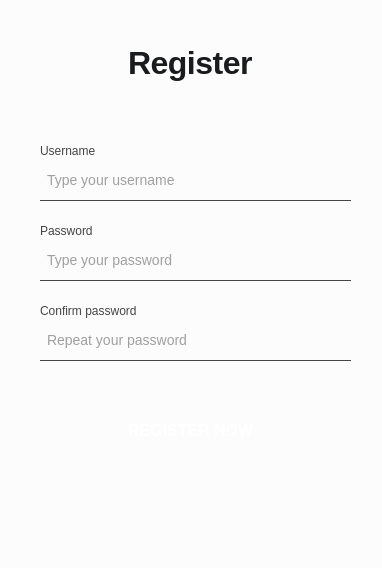
<?xml version="1.0" encoding="UTF-8"?>
<ui version="4.0">
 <class>MainWindow</class>
 <widget class="QMainWindow" name="MainWindow">
  <property name="enabled">
   <bool>true</bool>
  </property>
  <property name="geometry">
   <rect>
    <x>0</x>
    <y>0</y>
    <width>382</width>
    <height>568</height>
   </rect>
  </property>
  <property name="sizePolicy">
   <sizepolicy hsizetype="Fixed" vsizetype="Fixed">
    <horstretch>0</horstretch>
    <verstretch>0</verstretch>
   </sizepolicy>
  </property>
  <property name="minimumSize">
   <size>
    <width>382</width>
    <height>568</height>
   </size>
  </property>
  <property name="maximumSize">
   <size>
    <width>382</width>
    <height>568</height>
   </size>
  </property>
  <property name="windowTitle">
   <string>ProductManager</string>
  </property>
  <property name="styleSheet">
   <string notr="true">background-color: rgb(252, 252, 252);</string>
  </property>
  <widget class="QWidget" name="centralwidget">
   <property name="styleSheet">
    <string notr="true"/>
   </property>
   <widget class="QLabel" name="lbl_username">
    <property name="geometry">
     <rect>
      <x>40</x>
      <y>140</y>
      <width>81</width>
      <height>21</height>
     </rect>
    </property>
    <property name="styleSheet">
     <string notr="true">font-size: 12px;
color: #444;</string>
    </property>
    <property name="text">
     <string>Username</string>
    </property>
   </widget>
   <widget class="QLabel" name="lbl_password">
    <property name="geometry">
     <rect>
      <x>40</x>
      <y>220</y>
      <width>81</width>
      <height>21</height>
     </rect>
    </property>
    <property name="styleSheet">
     <string notr="true">font-size: 12px;
color: #444;</string>
    </property>
    <property name="text">
     <string>Password</string>
    </property>
   </widget>
   <widget class="QPushButton" name="btn_register">
    <property name="geometry">
     <rect>
      <x>10</x>
      <y>410</y>
      <width>361</width>
      <height>41</height>
     </rect>
    </property>
    <property name="styleSheet">
     <string notr="true">QPushButton {
background-color: qlineargradient(spread:pad, x1:0, y1:0.5, x2:1, y2:0.5,
                                    stop:0 #00d4ff, stop:1 #ff00d4);
border-radius: 20px;
color: white;
font-size: 16px;
font-weight: bold;
padding: 5px;
}

QPushButton:hover {
background-color: qlineargradient(spread:pad, x1:0, y1:0.5, x2:1, y2:0.5,
                                            stop:0 #00c3e0, stop:1 #e000c3);
}

QPushButton:pressed {
background-color: qlineargradient(spread:pad, x1:0, y1:0.5, x2:1, y2:0.5,
                                      stop:0 #009bb8, stop:1 #b0009b);
}</string>
    </property>
    <property name="text">
     <string>REGISTER NOW</string>
    </property>
   </widget>
   <widget class="QLineEdit" name="le_password">
    <property name="geometry">
     <rect>
      <x>40</x>
      <y>240</y>
      <width>311</width>
      <height>41</height>
     </rect>
    </property>
    <property name="styleSheet">
     <string notr="true">border: none;
border-bottom: 1px solid #444;
font-size: 14px;
color: #444;
padding: 5px;

</string>
    </property>
    <property name="echoMode">
     <enum>QLineEdit::EchoMode::Password</enum>
    </property>
    <property name="placeholderText">
     <string>Type your password</string>
    </property>
   </widget>
   <widget class="QLineEdit" name="le_username">
    <property name="geometry">
     <rect>
      <x>40</x>
      <y>160</y>
      <width>311</width>
      <height>41</height>
     </rect>
    </property>
    <property name="styleSheet">
     <string notr="true">border: none;
border-bottom: 1px solid #444;
font-size: 14px;
color: #444;
padding: 5px;

</string>
    </property>
    <property name="placeholderText">
     <string>Type your username</string>
    </property>
   </widget>
   <widget class="QLineEdit" name="le_confirm_password">
    <property name="geometry">
     <rect>
      <x>40</x>
      <y>320</y>
      <width>311</width>
      <height>41</height>
     </rect>
    </property>
    <property name="styleSheet">
     <string notr="true">border: none;
border-bottom: 1px solid #444;
font-size: 14px;
color: #444;
padding: 5px;

</string>
    </property>
    <property name="text">
     <string/>
    </property>
    <property name="echoMode">
     <enum>QLineEdit::EchoMode::Password</enum>
    </property>
    <property name="placeholderText">
     <string>Repeat your password</string>
    </property>
   </widget>
   <widget class="QLabel" name="lbl_confirm_password">
    <property name="geometry">
     <rect>
      <x>40</x>
      <y>300</y>
      <width>111</width>
      <height>21</height>
     </rect>
    </property>
    <property name="styleSheet">
     <string notr="true">font-size: 12px;
color: #444;</string>
    </property>
    <property name="text">
     <string>Confirm password</string>
    </property>
   </widget>
   <widget class="QWidget" name="layoutWidget">
    <property name="geometry">
     <rect>
      <x>10</x>
      <y>40</y>
      <width>360</width>
      <height>69</height>
     </rect>
    </property>
    <layout class="QHBoxLayout" name="horizontalLayout">
     <item>
      <spacer name="horizontalSpacer_2">
       <property name="orientation">
        <enum>Qt::Orientation::Horizontal</enum>
       </property>
       <property name="sizeHint" stdset="0">
        <size>
         <width>108</width>
         <height>20</height>
        </size>
       </property>
      </spacer>
     </item>
     <item>
      <widget class="QLabel" name="lbl_register">
       <property name="styleSheet">
        <string notr="true">color: #1A1B1F;
font-family: 'Inter', -apple-system, BlinkMacSystemFont, 'Segoe UI', Roboto, sans-serif;
font-size: 32px;
font-weight: 600;
letter-spacing: -0.5px;
margin-bottom: 24px;
text-align: left;
padding: 0;
line-height: 1.3;</string>
       </property>
       <property name="text">
        <string>Register</string>
       </property>
      </widget>
     </item>
     <item>
      <spacer name="horizontalSpacer">
       <property name="orientation">
        <enum>Qt::Orientation::Horizontal</enum>
       </property>
       <property name="sizeHint" stdset="0">
        <size>
         <width>108</width>
         <height>20</height>
        </size>
       </property>
      </spacer>
     </item>
    </layout>
   </widget>
  </widget>
 </widget>
 <tabstops>
  <tabstop>le_username</tabstop>
  <tabstop>le_password</tabstop>
  <tabstop>le_confirm_password</tabstop>
  <tabstop>btn_register</tabstop>
 </tabstops>
 <resources/>
 <connections/>
</ui>
